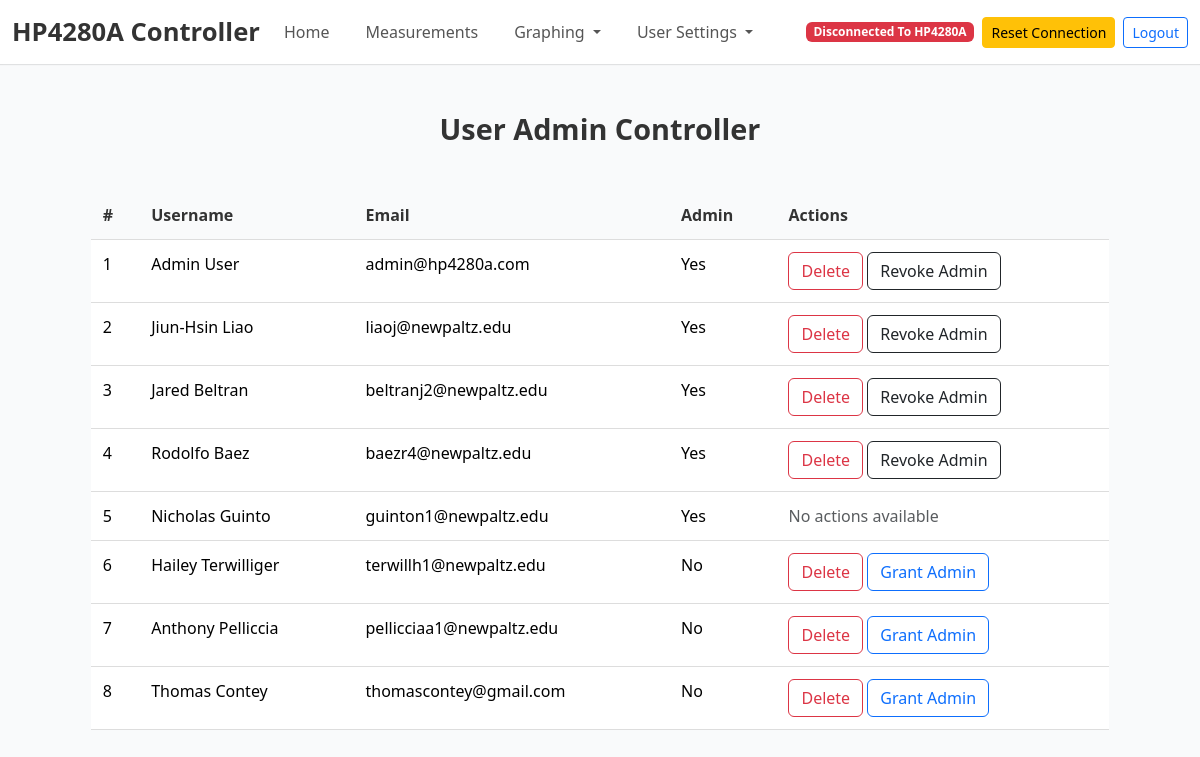
The app's page /documentation (signed in) with its own data.
### tables this page shows
CREATE TABLE users (
            id INTEGER PRIMARY KEY AUTOINCREMENT,
            first_name TEXT NOT NULL,
            last_name TEXT NOT NULL,
            email TEXT NOT NULL UNIQUE,
            password TEXT NOT NULL,
            is_admin INTEGER NOT NULL DEFAULT 0
        );

### main.py (the view, shortened to what this page needs)
@app.route('/documentation', methods=["GET", "POST"])
def documentation():
    if 'email' not in session:
        flash("Please log in to access this page.", "error")
        return redirect(url_for("login"))
    user = get_user_by_email(session['email'])
    if not user:
        flash("User not found. Please log in again.", "error")
        return redirect(url_for("login"))
    if user[5] == 0:  # Check the `is_admin` value
        flash("You do not have permission to access this page.", "error")
        return redirect(url_for("login"))
    conn = sqlite3.connect(DB_path)
    cursor = conn.cursor()
    cursor.execute("SELECT first_name, last_name, email, id, is_admin FROM users WHERE email != 'demo@hp4280a.com'")
    users = cursor.fetchall()
    conn.close()
    return render_template("documentation.html", users=users, logged_in_email=session['email'])

### database.py (called while the page is built)
def get_user_by_email(email):
    conn = sqlite3.connect(DB_path)
    cursor = conn.cursor()
    cursor.execute('''
        SELECT * FROM users WHERE email = ?
    ''', (email,))
    user = cursor.fetchone()
    conn.close()
    return user

### main.py (called while the page is built, shortened)
@app.context_processor
def inject_user_info():
    if 'email' in session:
        user = get_user_by_email(session['email'])
        if user:
            return {
                'username': f"{user[1]} {user[2]}",  # First name and last name
                'user_id': user[0],  # User ID
                'email': user[3],  # Email
                'is_admin': user[5] == 1  # Check if the user is an admin (assuming `is_admin` is the 6th column)
            }

@app.context_processor
def inject_connection_status():
    return {
        'connection_status': 'failure',
        'terminal_output': ["No connection."]
    }

### templates/documentation.html (shortened to what this page needs)
{% extends "base.html" %}
{% block content %}
<h3 class="text-center mt-5 mb-4">User Admin Controller</h3>
<div class="table-container">
    <table class="table">
        <thead>
            <tr>
                <th>#</th>
                <th>Username</th>
                <th>Email</th>
                <th>Admin</th>
                <th>Actions</th>
            </tr>
        </thead>
        <tbody>
            {% for user in users %}
            <tr>
                <td>{{ loop.index }}</td>
                <td>{{ user[0] }} {{ user[1] }}</td>
                <td>{{ user[2] }}</td>
                <td>{{ "Yes" if user[4] == 1 else "No" }}</td>
                <td class="action-buttons">
                    {% if user[2] != logged_in_email %}
                        <form method="POST" action="{{ url_for('documentation') }}" style="display:inline;" onsubmit="return confirmDelete()">
                            <button type="submit" name="action" value="delete" class="btn btn-outline-danger">Delete</button>
                        </form>
                        {% if user[4] == 0 %}
                        <form method="POST" action="{{ url_for('documentation') }}" style="display:inline;">
                            <button type="submit" name="action" value="grant_admin" class="btn btn-outline-primary">Grant Admin</button>
                        </form>
                        {% else %}
                        <form method="POST" action="{{ url_for('documentation') }}" style="display:inline;">
                            <button type="submit" name="action" value="revoke_admin" class="btn btn-outline-dark">Revoke Admin</button>
                        </form>
                        {% endif %}
                    {% else %}
                        <span class="text-muted">No actions available</span>
                    {% endif %}
                </td>
            </tr>
            {% endfor %}
        </tbody>
    </table>
</div>
{% endblock %}

### templates/documentation.html (style rules this page uses)
body { background-color: #f9f9f9; color: #333; }
h3 { font-size: 1.8rem; font-weight: 600; color: #333; }
.table-container { max-width: 90%; margin: 0 auto; padding: 20px; margin-top: 20px; }
.table { width: 100%; border-collapse: collapse; font-size: 1rem; }
.table th, .table td { padding: 12px; text-align: left; border-bottom: 1px solid #ddd; }
.table th { font-weight: bold; color: #333; background-color: transparent; }

### records on screen
users: first_name "Admin", last_name "User", email "admin@hp4280a.com", is_admin "Yes"
users: first_name "Jiun-Hsin", last_name "Liao", email "liaoj@newpaltz.edu", is_admin "Yes"
users: first_name "Jared", last_name "Beltran", email "beltranj2@newpaltz.edu", is_admin "Yes"
users: first_name "Rodolfo", last_name "Baez", email "baezr4@newpaltz.edu", is_admin "Yes"
users: first_name "Nicholas", last_name "Guinto", email "guinton1@newpaltz.edu", is_admin "Yes", shows "No actions available"
users: first_name "Hailey", last_name "Terwilliger", email "terwillh1@newpaltz.edu", is_admin "No"
users: first_name "Anthony", last_name "Pelliccia", email "pellicciaa1@newpaltz.edu", is_admin "No"
users: first_name "Thomas", last_name "Contey", email "thomascontey@gmail.com", is_admin "No"
